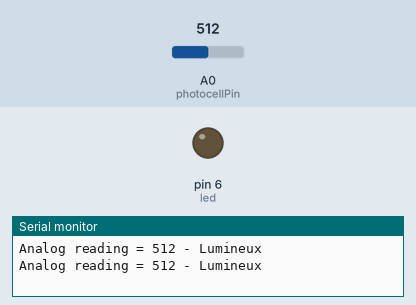
This sketch was run on a simulated Arduino Uno, built with avr-gcc and run on an emulated ATmega328P. Parts: output pins drawn as LEDs (lit = HIGH), the last lines printed to the serial monitor. The test bench sets the inputs (shaded band); at power-on: A0 (photocellPin) = 512.

Above: at 1.8 s.
1.9 s: A0 (photocellPin) set to 210
4.5 s: A0 (photocellPin) set to 184
At 6.2 s:
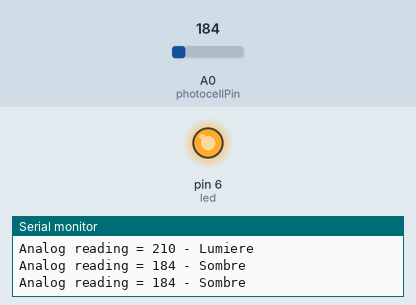
6.5 s: A0 (photocellPin) set to 306
At 8.0 s:
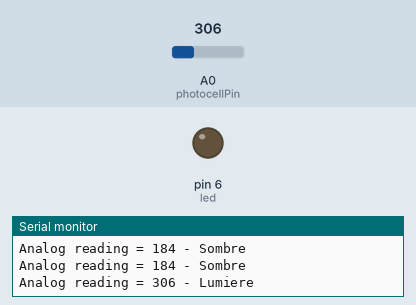
8.5 s: A0 (photocellPin) set to 190
At 9.6 s:
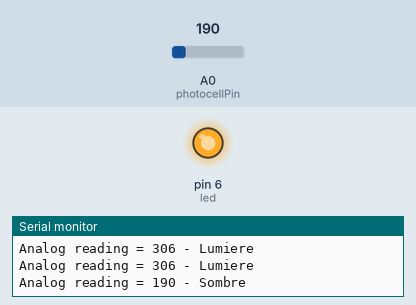
Timing chart, 0 to 11.5 s (numbered marks = the images above; inputs shaded):
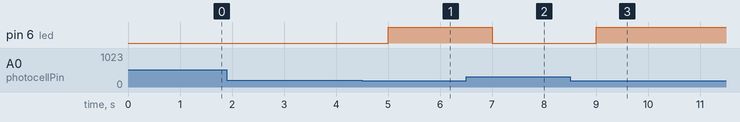

Measured:
- the behaviour switches between 200 and 199 on A0 (photocellPin) (found by bisection; images 0 and 1)
- after the input at 4.5 s, pin 6 (led): LOW → HIGH after 0.50 s
- after the input at 6.5 s, pin 6 (led): HIGH → LOW after 0.50 s
- after the input at 8.5 s, pin 6 (led): LOW → HIGH after 0.51 s

The sketch:

led_capteur_lumiere.ino
```cpp
/* Photocell simple testing sketch.
Connect one end of the photocell to 5V, the other end to Analog 0.
 Then connect one end of a 10K resistor from Analog 0 to ground
For more information see http://learn.adafruit.com/photocells */
int led=6;
int photocellPin = 0; // the cell and 10K pulldown are connected to a0
int photocellReading; // the analog reading from the analog resistor divider

void setup(void) {
  // We'll send debugging information via the Serial monitor
  Serial.begin(9600);
   pinMode(led, OUTPUT);
}

void loop(void) {

  photocellReading = analogRead(photocellPin);
  Serial.print("Analog reading = ");
  Serial.print(photocellReading); // the raw analog reading
  // We'll have a few threshholds, qualitatively determined
  if (photocellReading < 10) {
    Serial.println(" - Noir");
  } else if (photocellReading < 200) {
    Serial.println(" - Sombre");
   digitalWrite(led,HIGH);
  } else if (photocellReading < 500) {
    Serial.println(" - Lumiere");
      digitalWrite(led,LOW);
  } else if (photocellReading < 800) {
   digitalWrite(led,LOW);
    Serial.println(" - Lumineux");
  } else {
    Serial.println(" - Tres lumineux");
    digitalWrite(led,LOW);
  }
  delay(1000);
}
```
